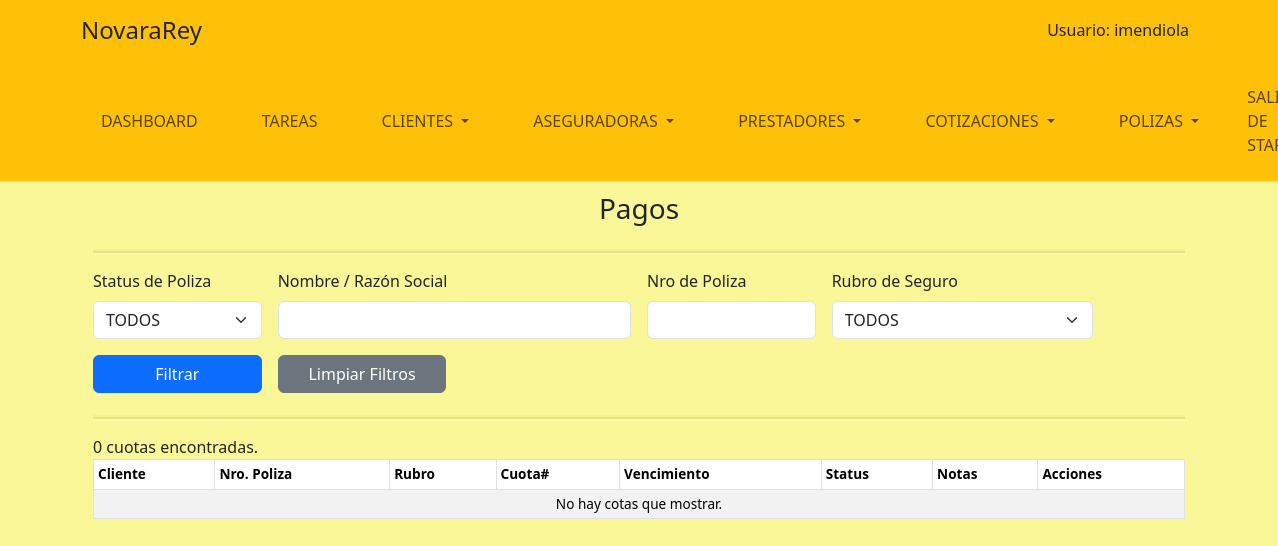
/staff/pagos/listpagos (signed in), run on an earlier commit of the app's database.
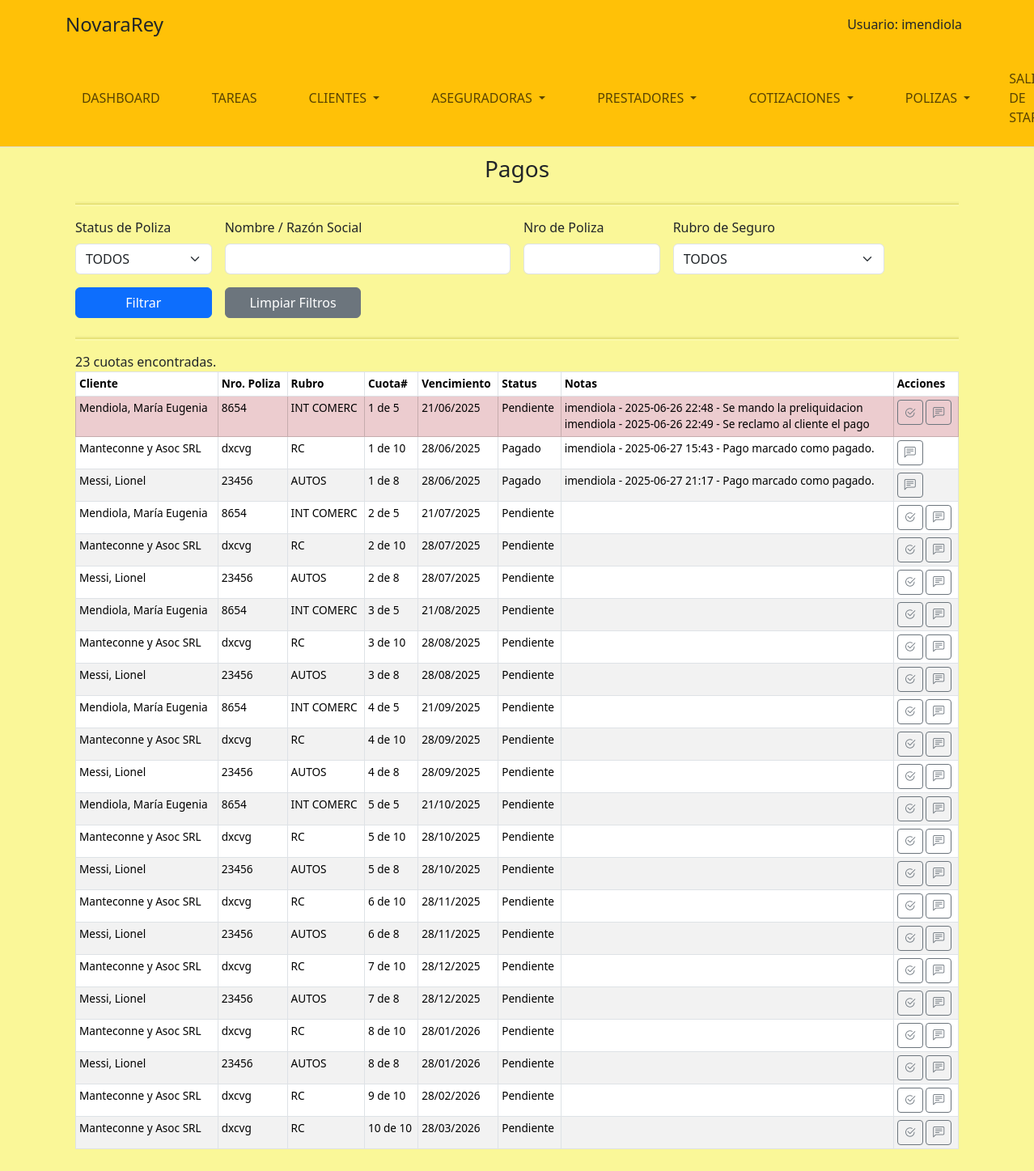
And on a later commit of the database.
### ContadoApp/models.py (models this page shows, shortened)
class Pago(models.Model):
    class Status(models.TextChoices):
        PENDIENTE = 'P', 'Pendiente'
        PAGADO = 'G', 'Pagado'
        ANULADO = 'A', 'Anulado'
    plan_pago = models.ForeignKey(PlanPagos, on_delete=models.CASCADE, verbose_name="Plan de pagos", related_name="pagos")
    cuota = models.IntegerField(verbose_name="Nro de cuota")
    vencimiento = models.DateField(verbose_name="Fecha de vencimiento")
    status = models.CharField(max_length=1, choices=Status.choices, default=Status.PENDIENTE, verbose_name="Estado")
    observaciones = models.TextField(blank=True, null=True, verbose_name="Observaciones")
    def vencido(self) -> bool:
        return self.vencimiento < timezone.now().date() and self.status == self.Status.PENDIENTE
    def get_status_label(self) -> str:
        return self.Status(self.status).label
    def str_cuota(self) -> str:
        return f"{self.cuota} de {self.plan_pago.cantidad_cuotas}"
    def tiene_pagos_pendientes_anteriores(self) -> bool:
        pagos_anteriores = Pago.objects.filter(plan_pago=self.plan_pago, cuota__lt=self.cuota, status=Pago.Status.PENDIENTE)
        return pagos_anteriores.exists()

class PlanPagos(models.Model):
    class Status(models.TextChoices):
        ACTIVO = 'A', 'Activo'
        CANCELADO = 'C', 'Cancelado'
        FINALIZADO = 'F', 'Finalizado'
    cantidad_cuotas = models.IntegerField(verbose_name="Cantidad de cuotas")
    poliza = models.ForeignKey(Poliza, on_delete=models.CASCADE, verbose_name="Póliza", related_name="plan_pagos")
    creado = models.DateTimeField(auto_now_add=True, verbose_name="Fecha de creación")
    status = models.CharField(max_length=1, choices=Status.choices, default=Status.ACTIVO, verbose_name="Estado")

### EmisionesApp/models.py (models this page shows, shortened)
class Poliza(models.Model):
    class PolizaRefacturacion(models.TextChoices):
        MENSUAL = 'M', 'Mensual'
        BIMESTRAL = 'BM', 'Bimestral'
        TRIMESTRAL = 'TM', 'Trimestral'
        CUATRIMESTRAL = 'CM', 'Cuatrimestral'
        SEMESTRAL = 'SM', 'Semestral'
        ANUAL = 'A', 'Anual'
    class PolizaStatus(models.TextChoices):
        VIGENTE = 'V', 'Vigente'
        ANULADA = 'A', 'Anulada'
        VENCIDA = 'X', 'Vencida'
    fecha_creacion = models.DateTimeField(auto_now_add=True, verbose_name='Fecha de Creación')
    numero = models.CharField(max_length=20, verbose_name="Número de POliza")
    rel_emision = models.ForeignKey(Emision, on_delete=models.CASCADE, verbose_name="Emisión")
    rel_medio_pago =  models.ForeignKey(MedioPago, on_delete=models.SET_NULL, verbose_name="Medio de Pago", null=True, blank=True)
    rel_cod_prod = models.ForeignKey(CodigoProductor, on_delete=models.CASCADE, verbose_name="Código de Productor", default=1)
    refacturacion = models.CharField(max_length=2, choices=PolizaRefacturacion.choices, verbose_name="Período de refacturación")
    activa = models.BooleanField(verbose_name="Poliza Activa", default=True)
    vencimiento_cuota1 = models.DateTimeField(verbose_name="Vencmiento 1er cupón", null=True, blank=True)
    cant_cuotas = models.IntegerField(verbose_name="Cantidad de cuotas", null=True, blank=True)
    pol_previa = models.BigIntegerField(verbose_name="Poliza Previa", null=True, blank=True, default=None)
    cant_endosos = models.IntegerField(verbose_name="Cantidad de endosos", default=0)
    renovable = models.BooleanField(verbose_name="Póliza Renovable", default=True)

class Emision(models.Model):
    MAX_DIAS_SIN_POLIZA = 3
    fecha_creacion = models.DateTimeField(auto_now_add=True, verbose_name='Fecha de Creación')
    usuario_creacion = models.ForeignKey(
        'auth.User', on_delete=models.CASCADE, verbose_name='Usuario Creador',related_name='nuevas_emisiones'
    )
    Cotizacion = models.ForeignKey(Cotizacion, on_delete=models.CASCADE, verbose_name='Cotización')
    cot_cia = models.ForeignKey(CotizacionCia, on_delete=models.CASCADE, verbose_name='Cotizacion de la compañia',default=None)
    aceptacion = models.FileField(
        upload_to='aceptaciones/',
        verbose_name='Archivos de aceptación del Cliente',
        null=True, blank=True
    )
    extradata = models.TextField(verbose_name="Datos extra", null=True, blank=True)
    tiene_poliza = models.BooleanField(verbose_name="Tiene Poliza", default=False)
    cancelada = models.BooleanField(verbose_name="Solicitud Cancelada", default=False)
    fecha_cancelacion = models.DateTimeField(verbose_name='Fecha de cancelacion', null=True, blank=True)
    usuario_cancelación = models.ForeignKey(
        'auth.User', on_delete=models.CASCADE, verbose_name='Usuario Cancelador',related_name='cancelar_emisiones',
        null=True, blank=True
    )
    notas_cancelacion = models.TextField(verbose_name="Notas de cancelación", null=True, blank=True)
    observaciones = models.TextField(verbose_name="Observaciones", null=True, blank=True)

### CotizacionesApp/models.py (models this page shows, shortened)
class Cotizacion(models.Model):
    COTIZACION_STATUS_CHOICES = [
        ('P', 'En Preparación'),
        ('E', 'Enviada al cliente'),
        ('S', 'Solicitada Emisión'),
        ('C', 'Cancelada'),
    ]
    DIAS_MAX_PREPARACION = 5
    DIAS_MAX_RESPUESTA_CTE = 7
    rubro = models.ForeignKey(Categoria, on_delete=models.CASCADE, verbose_name="Rubro")
    cliente = models.ForeignKey(Cliente, on_delete=models.CASCADE, null=True, blank=True)
    data_cliente = models.CharField(max_length=200, null=True, blank=True)
    fecha_creacion = models.DateTimeField(auto_now_add=True, verbose_name='Fecha de Creación')
    solicitud_cotizacion = models.ForeignKey(QuotRequest,on_delete=models.CASCADE, verbose_name="Solicitud de Cotizacion")
    extradata = models.TextField(verbose_name='Detalle extra de Cotización', null=True, blank=True)
    usuario_creacion = models.ForeignKey(
        'auth.User', on_delete=models.CASCADE, verbose_name='Usuario Creador',related_name='nuevas_cotizaciones'
    )
    status = models.CharField(
        max_length=1,
        choices=COTIZACION_STATUS_CHOICES,
        default='P',
        verbose_name='Estado'
    )
    fecha_envio= models.DateTimeField(verbose_name='Fecha de envio al cliente', null=True, blank=True)
    usuario_envio= models.ForeignKey(
        'auth.User', on_delete=models.CASCADE, verbose_name='Usuario envio',related_name='cotizaciones_enviadas',
        null=True, blank=True
    )
    detalles_envio = models.TextField(verbose_name='Notas de envio', null=True, blank=True)
    fecha_sol_emision=models.DateTimeField(verbose_name='Fecha de solicitud emisión', null=True, blank=True)
    usuario_sol_emision= models.ForeignKey(
        'auth.User', on_delete=models.CASCADE, verbose_name='Usuario solicitud de emision',related_name='solicitud_emision',
        null=True, blank=True
    )
    detalles_sol_emision = models.TextField(verbose_name='Notas de solicitud de emision', null=True, blank=True)
    usuario_cancelacion = models.ForeignKey(
        'auth.User', on_delete=models.CASCADE, null=True, blank=True, verbose_name='Usuario de Finalización', related_name='cancela_cotizacion'
    )
    fecha_cancelacion = models.DateTimeField(null=True, blank=True, verbose_name='Fecha de Cancelacion')
    notas_cancelacion = models.TextField(verbose_name='Notas de cancelacion de cotizacion', null=True, blank=True)
    class Meta:
        verbose_name = 'Cotización'
        verbose_name_plural = 'Cotizaciónes'

### ClientesApp/models.py (models this page shows, shortened)
class Cliente(models.Model):
    condicion_iva = models.CharField(max_length=2, choices=CondicionIVA.choices)
    direccion = models.ForeignKey(Address, on_delete=models.SET_NULL, null=True, blank=True)
    telefonos = models.ManyToManyField(TelefonoCte, blank=True)
    emails = models.ManyToManyField(EmailCte, blank=True)
    notas = models.TextField(blank=True)
    class Meta:
        abstract = False

class ClientePersonaFisica(Cliente):
    MAX_DIAS_CUMPLE = 15
    nombre = models.CharField(max_length=100)
    apellido = models.CharField(max_length=100)
    dni = models.CharField(max_length=20)
    fecha_nacimiento = models.DateField(blank=True, null=True)

class ClientePersonaJuridica(Cliente):
    razon_social = models.CharField(max_length=100)
    cuit = models.CharField(max_length=20)

### RubrosApp/models.py (models this page shows)
class Categoria(models.Model):
    created = models.DateField(verbose_name="Fecha de pedido", auto_now_add=True)
    nombre = models.CharField(max_length=50, verbose_name="Nombre")
    alias = models.CharField(max_length=10, verbose_name="Short Alias", null=True, blank=True)
    descripcion = models.TextField(verbose_name="Descripción")
    imagen = models.ImageField(upload_to="RubrosMedia", verbose_name="Imagen")
    rubro = models.ForeignKey(RubroCat, on_delete=models.CASCADE, verbose_name="Rubro", related_name="categorias")
    class Meta:
        verbose_name="Tipo de seguro"
        verbose_name_plural="Tipos de seguro"
    def __str__(self):
        return self.nombre

### ContadoApp/views.py (the view, shortened to what this page needs)
# urls.py: path('listpagos', vista_ver_pagos, name='ver_pagos'),
@login_required(login_url='/login/login/')
def vista_ver_pagos(req: HttpRequest):
    fil_status = req.GET.get('fil_status', '').strip()
    fil_nombre = req.GET.get('fil_nombre', '').strip()
    fil_nro_poliza = req.GET.get('fil_nro_poliza', '').strip()
    fil_rubro = req.GET.get('fil_rubro', '0').strip()
    pagos = Pago.objects.all()
    selected = list(pagos)
    if fil_status:
        if fil_status != 'ALL':
            selected = [pago for pago in selected if pago.status == fil_status]
    print(f"Selected pagos: {len(selected)}")
    if fil_nro_poliza:
        selected = [pago for pago in selected if fil_nro_poliza in pago.plan_pago.poliza.numero]
    if int(fil_rubro)>0:
        selected = [pago for pago in selected if pago.plan_pago.poliza.rel_emision.Cotizacion.rubro.id == int(fil_rubro)]
    selected.sort(key=lambda x: x.vencimiento)
    return render(req, 'ContadoApp/pagos.html', {
        'cuotas': selected,
        'status_options': Pago.Status.choices,
        'fil_status': fil_status,
        'rubros': Categoria.objects.all(),
        'filtro_rubro': int(fil_rubro) if fil_rubro.isdigit() else 0,
        'filtro_nombre': fil_nombre,
        'filtro_nro_poliza': fil_nro_poliza,
    })

### ContadoApp/templates/ContadoApp/pagos.html (shortened to what this page needs)
{% extends "StaffApp/baseStaff.html" %}
{% load static %}
{% block content %}
<div class="container staff-form-wide-container">
  <h3 class="staff-form-title">Pagos</h3>
  <hr class="staff-form-hr">
  <form method="get" class="row g-3 mb-4">
    <div class="col-md-2">
      <label for="fil_status" class="form-label">Status de Poliza</label>
      <select name="fil_status" id="fil_status" class="form-select">
        <option value="ALL">TODOS</option>
      </select>
    </div>
    <div class="col-md-4">
      <label for="fil_nombre" class="form-label">Nombre / Razón Social</label>
      <input type="text" name="fil_nombre" id="fil_nombre" class="form-control" value="{{ filtro_nombre }}">
    </div>
    <div class="col-md-2">
      <label for="fil_nro_poliza" class="form-label">Nro de Poliza</label>
      <input type="text" name="fil_nro_poliza" id="fil_nro_poliza" class="form-control" value="{{ filtro_nro_poliza }}">
    </div>
    <div class="col-md-3">
      <label for="fil_rubro" class="form-label">Rubro de Seguro</label>
      <select name="fil_rubro" id="fil_rubro" class="form-select">
        <option value="0">TODOS</option>
      </select>
    </div>
    <div class="col-md-2 d-flex align-items-end">
      <button type="submit" class="btn btn-primary w-100">Filtrar</button>
    </div>
    <div class="col-md-2 d-flex align-items-end">
      <button type="button" class="btn btn-secondary w-100" id="btnlimpiarfiltros">Limpiar Filtros</button>
    </div>
  </form>
  <hr class="staff-form-hr">
  {{cuotas|length}} cuotas encontradas.
  <div class="table-responsive">
    <table class="table table-striped table-bordered table-hover table-sm" style="font-size: 0.85rem;">
      <thead class="thead-dark">
        <tr>
          <th scope="col">Cliente</th>
          <th scope="col">Nro. Poliza</th>
          <th scope="col">Rubro</th>
          <th scope="col">Cuota#</th>
          <th scope="col">Vencimiento</th>
          <th scope="col">Status</th>
          <th scope="col">Notas</th>
          <th scope="col">Acciones</th>
        </tr>
      </thead>
      <tbody>
        {% for cuota in cuotas %}
          <tr {% if cuota.vencido %}class="table-danger"{% endif %}>
            <td>
              {% if cuota.plan_pago.poliza.rel_emision.Cotizacion.cliente.clientepersonafisica %}
                {{ cuota.plan_pago.poliza.rel_emision.Cotizacion.cliente.clientepersonafisica.apellido }}, {{ cuota.plan_pago.poliza.rel_emision.Cotizacion.cliente.clientepersonafisica.nombre }}
              {% elif cuota.plan_pago.poliza.rel_emision.Cotizacion.cliente.clientepersonajuridica %}
                {{ cuota.plan_pago.poliza.rel_emision.Cotizacion.cliente.clientepersonajuridica.razon_social }}
              {% endif %}
            </td>
            <td>{{ cuota.plan_pago.poliza.numero }}</td>
            <td>{{ cuota.plan_pago.poliza.rel_emision.Cotizacion.rubro.alias }}</td>
            <td>{{ cuota.str_cuota }}</td>
            <td>{{ cuota.vencimiento|date:"d/m/Y" }}</td>
            <td>{{ cuota.get_status_label }}</td>
            <td>{% if cuota.observaciones %} {{cuota.observaciones|linebreaksbr}} {% endif %}</td>
            <td>
            <button type="button" class="btn btn-outline-secondary btn-sm btn-pagar" data-id="{{ cuota.id }}"
              title="Marcar como pagado" data-pagos-ant="{{ cuota.tiene_pagos_pendientes_anteriores }}"
              data-status="{{ cuota.status }}"
              >
              <i class="bi bi-check2-circle"></i>
            </button>
            <button type="button" class="btn btn-outline-secondary btn-sm btn-edit-cuota" data-id="{{ cuota.id }}"
              title="Editar Comentarios" data-bs-toggle="modal" data-bs-target="#modalEditCuota">
              <i class="bi bi-chat-left-text"></i>
            </button>
            </td>
          </tr>
        {% empty %}
          <tr>
            <td colspan="8" class="text-center">No hay cotas que mostrar.</td>
          </tr>
        {% endfor %}
      </tbody>
    </table>
  </div>
</div>
{% endblock %}

What changed in the data, as far as the page shows it:
added Pago: plan_pago.poliza.rel_emision.Cotizacion.cliente.clientepersonafisica.apellido "Mendiola", plan_pago.poliza.rel_emision.Cotizacion.cliente.clientepersonafisica.nombre "María Eugenia", plan_pago.poliza.numero "8654", plan_pago.poliza.rel_emision.Cotizacion.rubro.alias "INT COMERC", str_cuota "1 de 5", vencimiento "21/06/2025", get_status_label "Pendiente", observaciones "imendiola - 2025-06-26 22:48 - Se mando la preliquidacion imendiola - 2025-06-26 22:49 - Se reclamo al cliente el pago"
added Pago: plan_pago.poliza.rel_emision.Cotizacion.cliente.clientepersonajuridica.razon_social "Manteconne y Asoc SRL", plan_pago.poliza.numero "dxcvg", plan_pago.poliza.rel_emision.Cotizacion.rubro.alias "RC", str_cuota "1 de 10", vencimiento "28/06/2025", get_status_label "Pagado", observaciones "imendiola - 2025-06-27 15:43 - Pago marcado como pagado."
added Pago: plan_pago.poliza.rel_emision.Cotizacion.cliente.clientepersonafisica.apellido "Messi", plan_pago.poliza.rel_emision.Cotizacion.cliente.clientepersonafisica.nombre "Lionel", plan_pago.poliza.numero "23456", plan_pago.poliza.rel_emision.Cotizacion.rubro.alias "AUTOS", str_cuota "1 de 8", vencimiento "28/06/2025", get_status_label "Pagado", observaciones "imendiola - 2025-06-27 21:17 - Pago marcado como pagado."
added Pago: plan_pago.poliza.rel_emision.Cotizacion.cliente.clientepersonafisica.apellido "Mendiola", plan_pago.poliza.rel_emision.Cotizacion.cliente.clientepersonafisica.nombre "María Eugenia", plan_pago.poliza.numero "8654", plan_pago.poliza.rel_emision.Cotizacion.rubro.alias "INT COMERC", str_cuota "2 de 5", vencimiento "21/07/2025", get_status_label "Pendiente"
added Pago: plan_pago.poliza.rel_emision.Cotizacion.cliente.clientepersonajuridica.razon_social "Manteconne y Asoc SRL", plan_pago.poliza.numero "dxcvg", plan_pago.poliza.rel_emision.Cotizacion.rubro.alias "RC", str_cuota "2 de 10", vencimiento "28/07/2025", get_status_label "Pendiente"
added Pago: plan_pago.poliza.rel_emision.Cotizacion.cliente.clientepersonafisica.apellido "Messi", plan_pago.poliza.rel_emision.Cotizacion.cliente.clientepersonafisica.nombre "Lionel", plan_pago.poliza.numero "23456", plan_pago.poliza.rel_emision.Cotizacion.rubro.alias "AUTOS", str_cuota "2 de 8", vencimiento "28/07/2025", get_status_label "Pendiente"
added Pago: plan_pago.poliza.rel_emision.Cotizacion.cliente.clientepersonafisica.apellido "Mendiola", plan_pago.poliza.rel_emision.Cotizacion.cliente.clientepersonafisica.nombre "María Eugenia", plan_pago.poliza.numero "8654", plan_pago.poliza.rel_emision.Cotizacion.rubro.alias "INT COMERC", str_cuota "3 de 5", vencimiento "21/08/2025", get_status_label "Pendiente"
added Pago: plan_pago.poliza.rel_emision.Cotizacion.cliente.clientepersonajuridica.razon_social "Manteconne y Asoc SRL", plan_pago.poliza.numero "dxcvg", plan_pago.poliza.rel_emision.Cotizacion.rubro.alias "RC", str_cuota "3 de 10", vencimiento "28/08/2025", get_status_label "Pendiente"
added Pago: plan_pago.poliza.rel_emision.Cotizacion.cliente.clientepersonafisica.apellido "Messi", plan_pago.poliza.rel_emision.Cotizacion.cliente.clientepersonafisica.nombre "Lionel", plan_pago.poliza.numero "23456", plan_pago.poliza.rel_emision.Cotizacion.rubro.alias "AUTOS", str_cuota "3 de 8", vencimiento "28/08/2025", get_status_label "Pendiente"
added Pago: plan_pago.poliza.rel_emision.Cotizacion.cliente.clientepersonafisica.apellido "Mendiola", plan_pago.poliza.rel_emision.Cotizacion.cliente.clientepersonafisica.nombre "María Eugenia", plan_pago.poliza.numero "8654", plan_pago.poliza.rel_emision.Cotizacion.rubro.alias "INT COMERC", str_cuota "4 de 5", vencimiento "21/09/2025", get_status_label "Pendiente"
added Pago: plan_pago.poliza.rel_emision.Cotizacion.cliente.clientepersonajuridica.razon_social "Manteconne y Asoc SRL", plan_pago.poliza.numero "dxcvg", plan_pago.poliza.rel_emision.Cotizacion.rubro.alias "RC", str_cuota "4 de 10", vencimiento "28/09/2025", get_status_label "Pendiente"
added Pago: plan_pago.poliza.rel_emision.Cotizacion.cliente.clientepersonafisica.apellido "Messi", plan_pago.poliza.rel_emision.Cotizacion.cliente.clientepersonafisica.nombre "Lionel", plan_pago.poliza.numero "23456", plan_pago.poliza.rel_emision.Cotizacion.rubro.alias "AUTOS", str_cuota "4 de 8", vencimiento "28/09/2025", get_status_label "Pendiente"
added Pago: plan_pago.poliza.rel_emision.Cotizacion.cliente.clientepersonafisica.apellido "Mendiola", plan_pago.poliza.rel_emision.Cotizacion.cliente.clientepersonafisica.nombre "María Eugenia", plan_pago.poliza.numero "8654", plan_pago.poliza.rel_emision.Cotizacion.rubro.alias "INT COMERC", str_cuota "5 de 5", vencimiento "21/10/2025", get_status_label "Pendiente"
added Pago: plan_pago.poliza.rel_emision.Cotizacion.cliente.clientepersonajuridica.razon_social "Manteconne y Asoc SRL", plan_pago.poliza.numero "dxcvg", plan_pago.poliza.rel_emision.Cotizacion.rubro.alias "RC", str_cuota "5 de 10", vencimiento "28/10/2025", get_status_label "Pendiente"
added Pago: plan_pago.poliza.rel_emision.Cotizacion.cliente.clientepersonafisica.apellido "Messi", plan_pago.poliza.rel_emision.Cotizacion.cliente.clientepersonafisica.nombre "Lionel", plan_pago.poliza.numero "23456", plan_pago.poliza.rel_emision.Cotizacion.rubro.alias "AUTOS", str_cuota "5 de 8", vencimiento "28/10/2025", get_status_label "Pendiente"
added Pago: plan_pago.poliza.rel_emision.Cotizacion.cliente.clientepersonajuridica.razon_social "Manteconne y Asoc SRL", plan_pago.poliza.numero "dxcvg", plan_pago.poliza.rel_emision.Cotizacion.rubro.alias "RC", str_cuota "6 de 10", vencimiento "28/11/2025", get_status_label "Pendiente"
added Pago: plan_pago.poliza.rel_emision.Cotizacion.cliente.clientepersonafisica.apellido "Messi", plan_pago.poliza.rel_emision.Cotizacion.cliente.clientepersonafisica.nombre "Lionel", plan_pago.poliza.numero "23456", plan_pago.poliza.rel_emision.Cotizacion.rubro.alias "AUTOS", str_cuota "6 de 8", vencimiento "28/11/2025", get_status_label "Pendiente"
added Pago: plan_pago.poliza.rel_emision.Cotizacion.cliente.clientepersonajuridica.razon_social "Manteconne y Asoc SRL", plan_pago.poliza.numero "dxcvg", plan_pago.poliza.rel_emision.Cotizacion.rubro.alias "RC", str_cuota "7 de 10", vencimiento "28/12/2025", get_status_label "Pendiente"
added Pago: plan_pago.poliza.rel_emision.Cotizacion.cliente.clientepersonafisica.apellido "Messi", plan_pago.poliza.rel_emision.Cotizacion.cliente.clientepersonafisica.nombre "Lionel", plan_pago.poliza.numero "23456", plan_pago.poliza.rel_emision.Cotizacion.rubro.alias "AUTOS", str_cuota "7 de 8", vencimiento "28/12/2025", get_status_label "Pendiente"
added Pago: plan_pago.poliza.rel_emision.Cotizacion.cliente.clientepersonajuridica.razon_social "Manteconne y Asoc SRL", plan_pago.poliza.numero "dxcvg", plan_pago.poliza.rel_emision.Cotizacion.rubro.alias "RC", str_cuota "8 de 10", vencimiento "28/01/2026", get_status_label "Pendiente"
added Pago: plan_pago.poliza.rel_emision.Cotizacion.cliente.clientepersonafisica.apellido "Messi", plan_pago.poliza.rel_emision.Cotizacion.cliente.clientepersonafisica.nombre "Lionel", plan_pago.poliza.numero "23456", plan_pago.poliza.rel_emision.Cotizacion.rubro.alias "AUTOS", str_cuota "8 de 8", vencimiento "28/01/2026", get_status_label "Pendiente"
added Pago: plan_pago.poliza.rel_emision.Cotizacion.cliente.clientepersonajuridica.razon_social "Manteconne y Asoc SRL", plan_pago.poliza.numero "dxcvg", plan_pago.poliza.rel_emision.Cotizacion.rubro.alias "RC", str_cuota "9 de 10", vencimiento "28/02/2026", get_status_label "Pendiente"
added Pago: plan_pago.poliza.rel_emision.Cotizacion.cliente.clientepersonajuridica.razon_social "Manteconne y Asoc SRL", plan_pago.poliza.numero "dxcvg", plan_pago.poliza.rel_emision.Cotizacion.rubro.alias "RC", str_cuota "10 de 10", vencimiento "28/03/2026", get_status_label "Pendiente"
Also different on the page:
{{ cuotas|length }}: "0" → "23"
text no longer shown: "No hay cotas que mostrar."
